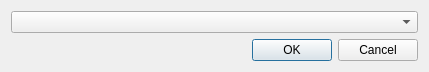
<?xml version="1.0" encoding="UTF-8"?>
<ui version="4.0">
 <class>Dialog</class>
 <widget class="QDialog" name="Dialog">
  <property name="geometry">
   <rect>
    <x>0</x>
    <y>0</y>
    <width>429</width>
    <height>67</height>
   </rect>
  </property>
  <property name="windowTitle">
   <string>Remove Website</string>
  </property>
  <property name="windowIcon">
   <iconset>
    <normaloff>../../assets/logo.png</normaloff>../../assets/logo.png</iconset>
  </property>
  <property name="modal">
   <bool>true</bool>
  </property>
  <layout class="QGridLayout" name="gridLayout_2">
   <item row="1" column="0" colspan="2">
    <widget class="QDialogButtonBox" name="remove_button_box">
     <property name="standardButtons">
      <set>QDialogButtonBox::Cancel|QDialogButtonBox::Ok</set>
     </property>
    </widget>
   </item>
   <item row="0" column="0" colspan="2">
    <widget class="QComboBox" name="remove_combo"/>
   </item>
  </layout>
 </widget>
 <resources/>
 <connections/>
</ui>
